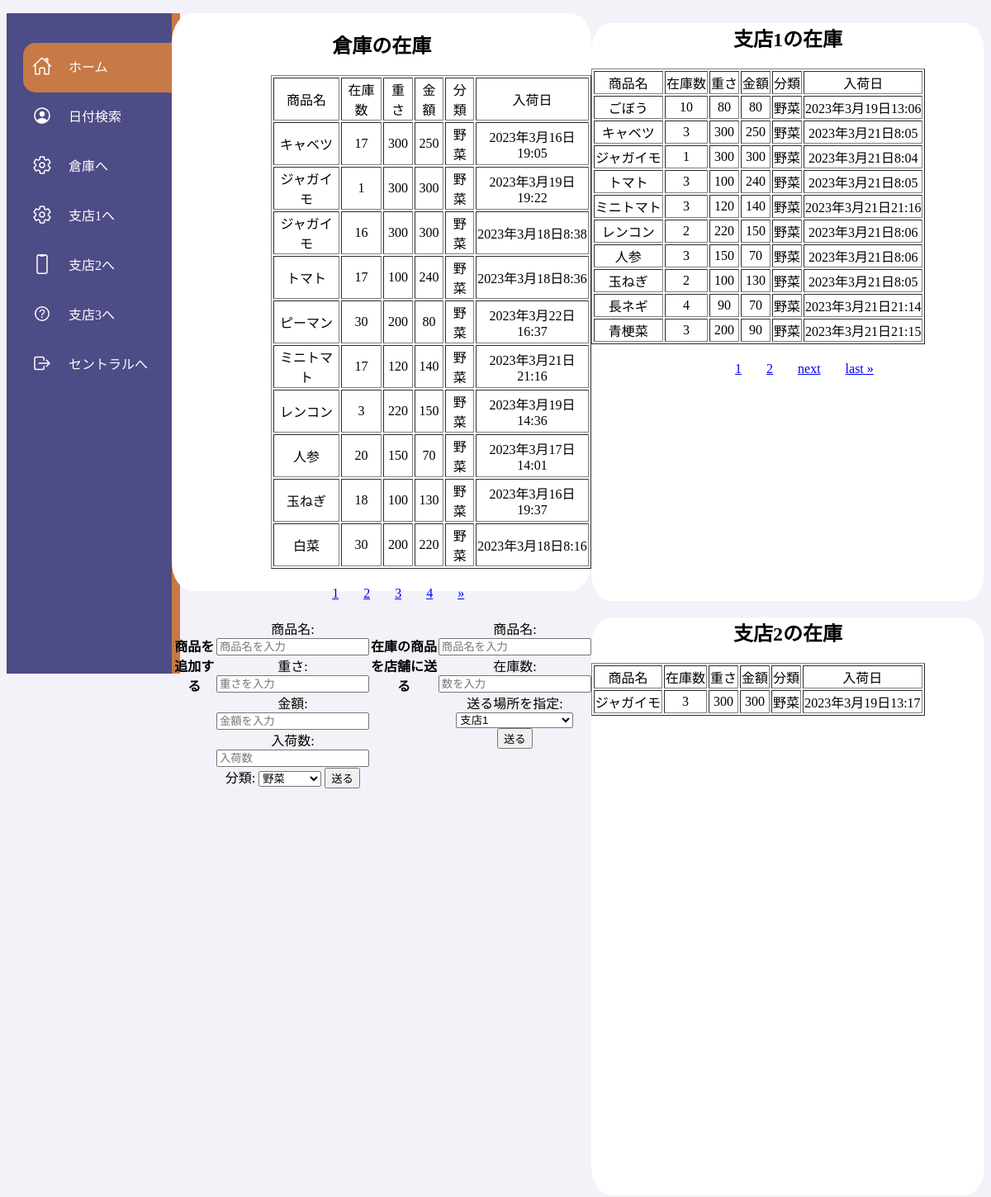
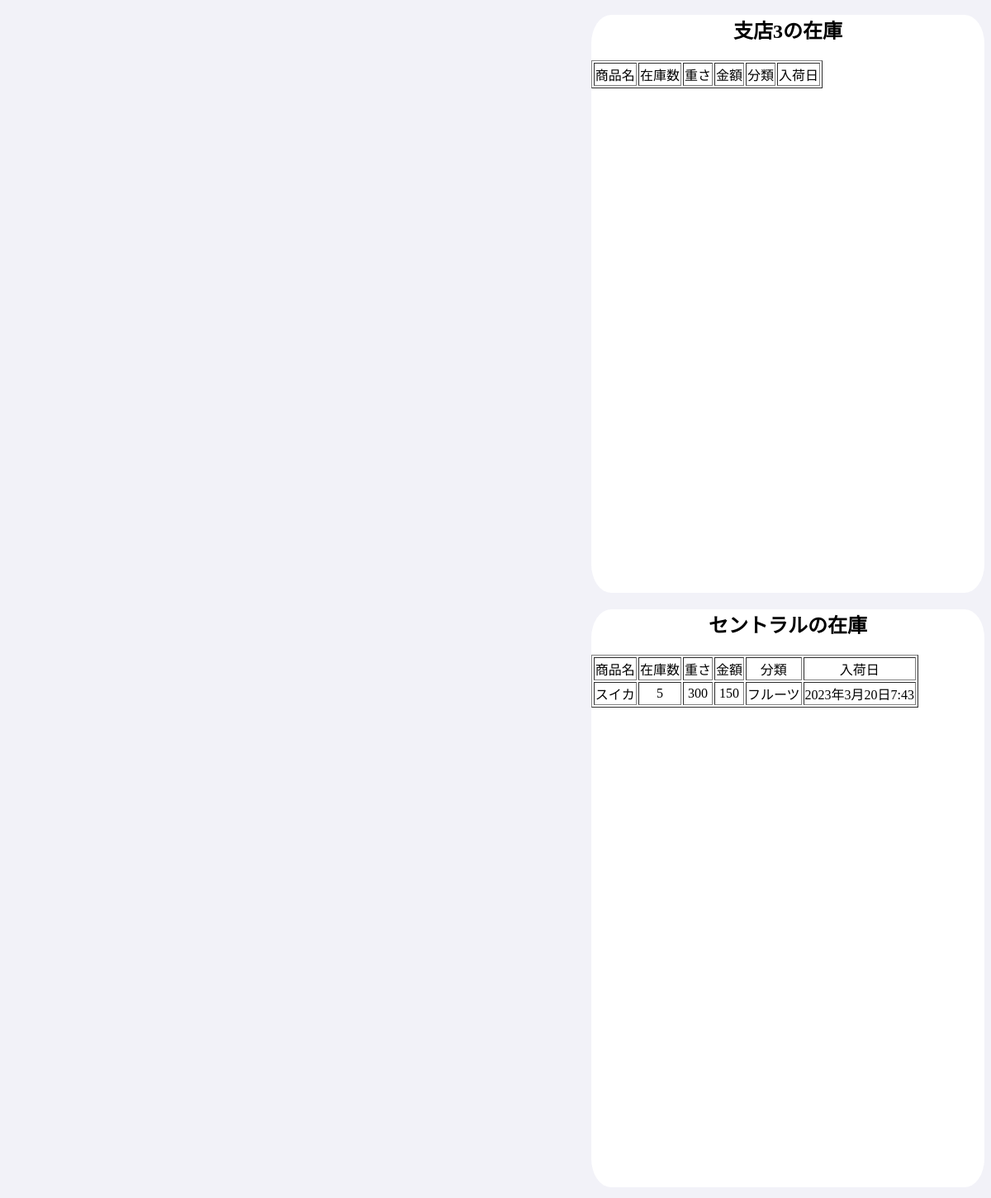
The page / on the database its author committed (2 pictures, top to bottom).
### app/models.py (models this page shows, shortened)
class Product(models.Model):
    SELECTION = [['野菜', '野菜'], ['肉類', '肉類'], ['フルーツ', 'フルーツ'], ['調味料', '調味料'], ['その他', 'その他']]
    name = models.CharField(max_length=255)
    weight = models.IntegerField()
    stock = models.IntegerField()
    cost = models.IntegerField()
    classification = models.CharField('分類', max_length=10, choices=SELECTION, default='その他')
    created_at = models.DateTimeField(auto_now_add=True)
    updated_at = models.DateTimeField(auto_now=True)

class Branch_one(models.Model):
    name = models.CharField(max_length=255)
    weight = models.IntegerField()
    stock = models.IntegerField()
    cost = models.IntegerField()
    classification = models.CharField('分類', max_length=10, default='その他')
    created_at = models.DateTimeField(auto_now_add=True)
    updated_at = models.DateTimeField(auto_now=True)

class Branch_two(models.Model):
    name = models.CharField(max_length=255)
    weight = models.IntegerField()
    stock = models.IntegerField()
    cost = models.IntegerField()
    classification = models.CharField('分類', max_length=10, default='その他')
    created_at = models.DateTimeField(auto_now_add=True)
    updated_at = models.DateTimeField(auto_now=True)

class Central_product(models.Model):
    name = models.CharField(max_length=255)
    weight = models.IntegerField()
    stock = models.IntegerField()
    cost = models.IntegerField()
    classification = models.CharField('分類', max_length=10, default='その他')
    created_at = models.DateTimeField(auto_now_add=True)
    updated_at = models.DateTimeField(auto_now=True)

### app/views.py (the view)
# urls.py: path('', views.ProductListView.as_view(), name='product_view'),
class ProductListView(generic.ListView):
    template_name = 'index.html'
    paginate_by = 10
    queryset = Product.objects.all().order_by('-classification', 'name', '-created_at')
    def get_context_data(self, **kwargs):
        context = super().get_context_data(**kwargs)
        context['branch_one_list'] = Branch_one.objects.all().order_by('-classification', 'name', '-created_at')
        context['branch_two_list'] = Branch_two.objects.all().order_by('-classification', 'name', '-created_at')
        context['branch_three_list'] = Branch_three.objects.all().order_by('-classification', 'name', '-created_at')
        context['central_list'] = Central_product.objects.all().order_by('-classification', 'name', '-created_at')
        branch_one_paginator = Paginator(context['branch_one_list'], 10)
        branch_one_page_number = self.request.GET.get('branch_one_page')
        branch_one_page_obj = branch_one_paginator.get_page(branch_one_page_number)
        context['branch_one_page_obj'] = branch_one_page_obj
        branch_two_paginator = Paginator(context['branch_two_list'], 10)
        branch_two_page_number = self.request.GET.get('branch_two_page')
        branch_two_page_obj = branch_two_paginator.get_page(branch_two_page_number)
        context['branch_two_page_obj'] = branch_two_page_obj
        branch_three_paginator = Paginator(context['branch_three_list'], 10)
        branch_three_page_number = self.request.GET.get('branch_three_page')
        branch_three_page_obj = branch_three_paginator.get_page(branch_three_page_number)
        context['branch_three_page_obj'] = branch_three_page_obj
        central_paginator = Paginator(context['central_list'], 10)
        central_page_number = self.request.GET.get('central_page')
        central_page_obj = central_paginator.get_page(central_page_number)
        context['central_page_obj'] = central_page_obj
        return context

### app/templates/index.html (shortened to what this page needs)
{% extends 'base.html' %}
{% block content %}
<div class="main post">
    <div class="container ">
        <h2>倉庫の在庫</h2>
        <table border="1" >
            <tr>
                <td>商品名</td>
                <td>在庫数</td>
                <td>重さ</td>
                <td>金額</td>
                <td>分類</td>
                <td>入荷日</td>
            </tr>
            {% for product in object_list %}
            <tr>
                <td>{{ product.name }}</td>
                <td>{{ product.stock }}</td>
                <td>{{ product.weight }}</td>
                <td>{{ product.cost }}</td>
                <td>{{ product.classification }}</td>
                <td>{{ product.created_at }}</td>
            </tr>
            {% endfor %}
        </table>
        {% if is_paginated %}
            <ul class="pagination">
            {% for page_num in page_obj.paginator.page_range %}
                {% if page_obj.number == page_num %}
                    <li class="page-item active"><a class="page-link" href="#">{{ page_num }}</a></li>
                {% else %}
                    <li class="page-item"><a class="page-link" href="?page={{ page_num }}">{{ page_num }}</a></li>
                {% endif %}
            {% endfor %}
            {% if page_obj.has_next %}
                <li class="page-item">
                    <a class="page-link" href="?page={{ page_obj.next_page_number }}">
                        <span aria-hidden="true">&raquo;</span>
                    </a>
                </li>
            {% endif %}
            </ul>
        {% endif %}
        <div class="create">
            <h4>商品を追加する</h4>
            <form method="POST" action="{% url 'app:create' %}">
                <label for="name">商品名:</label>
                <input type="text" name="name" id="name" required placeholder="商品名を入力">
                <br>
                <label for="weight">重さ:</label>
                <input type="number" name="weight" id="weight" min="0" required placeholder="重さを入力">
                <br>
                <label for="cost">金額:</label>
                <input type="number" name="cost" id="cost" min="0" required placeholder="金額を入力">
                <br>
                <label for="stock">入荷数:</label>
                <input type="number" name="stock" id="stock" min="0" required placeholder="入荷数">
                <br>
                <label for="classification">分類:</label>
                <select name="classification">
                    <option value="野菜">野菜</option>
                </select>
                <input type="submit" value="送る">
            </form>
            <h4>在庫の商品を店舗に送る</h4>
            <form method="POST" action="{% url 'app:more' %}">
                <label for="name">商品名:</label>
                <input type="text" name="name" id="name" required placeholder="商品名を入力">
                <br>
                <label for="stock">在庫数:</label>
                <input type="number" name="stock" id="stock" min="0" required placeholder="数を入力">
                <br>
                <label for="product">送る場所を指定:</label>
                <select name="product">
                    <option value="Branch_one">支店1</option>
                </select>
                <input type="submit" value="送る">
            </form>
        </div>
    </div>
</div>
<div class="box-branch">
    <div class="one">
        <h2>支店1の在庫</h2>
        <table border="1" >
            <tr>
                <td>商品名</td>
                <td>在庫数</td>
                <td>重さ</td>
                <td>金額</td>
                <td>分類</td>
                <td>入荷日</td>
            </tr>
            {% for branch_one in branch_one_page_obj %}
            <tr>
                <td>{{ branch_one.name }}</td>
                <td>{{ branch_one.stock }}</td>
                <td>{{ branch_one.weight }}</td>
                <td>{{ branch_one.cost }}</td>
                <td>{{ branch_one.classification }}</td>
                <td>{{ branch_one.created_at }}</td>
            </tr>
            {% endfor %}
        </table>
        {% if branch_one_page_obj.has_other_pages %}
        <ul class="pagination">
        {% for page_num in branch_one_page_obj.paginator.page_range %}
            {% if branch_one_page_obj.number == page_num %}
                <li class="page-item active"><a class="page-link" href="#">{{ page_num }}</a></li>
            {% else %}
                <li class="page-item"><a class="page-link" href="?branch_one_page={{ page_num }}">{{ page_num }}</a></li>
            {% endif %}
        {% endfor %}
        {% if branch_one_page_obj.has_next %}
            <li class="page-item">
                <a class="page-link" href="?branch_one_page={{ branch_one_page_obj.next_page_number }}">next</a>
            </li>
            <li class="page-item">
                <a class="page-link" href="?branch_one_page={{ branch_one_page_obj.paginator.num_pages }}">last &raquo;</a>
            </li>
        {% endif %}
        </ul>
        {% endif %}
    </div>
    <div class="one">
        <h2>支店2の在庫</h2>
        <table border="1" >
            <tr>
                <td>商品名</td>
                <td>在庫数</td>
                <td>重さ</td>
                <td>金額</td>
                <td>分類</td>
                <td>入荷日</td>
            </tr>
            {% for branch_two in branch_two_page_obj %}
            <tr>
                <td>{{ branch_two.name }}</td>
                <td>{{ branch_two.stock }}</td>
                <td>{{ branch_two.weight }}</td>
                <td>{{ branch_two.cost }}</td>
                <td>{{ branch_two.classification }}</td>
                <td>{{ branch_two.created_at }}</td>
            </tr>
            {% endfor %}
        </table>
    </div>
    <div class="one">
        <h2>支店3の在庫</h2>
        <table border="1" >
            <tr>
                <td>商品名</td>
                <td>在庫数</td>
                <td>重さ</td>
                <td>金額</td>
                <td>分類</td>
                <td>入荷日</td>
            </tr>
        </table>
    </div>
    <div class="one">
        <h2>セントラルの在庫</h2>
        <table border="1" >
            <tr>
                <td>商品名</td>
                <td>在庫数</td>
                <td>重さ</td>
                <td>金額</td>
                <td>分類</td>
                <td>入荷日</td>
            </tr>
            {% for central_product in central_page_obj %}
            <tr>
                <td>{{ central_product.name }}</td>
                <td>{{ central_product.stock }}</td>
                <td>{{ central_product.weight }}</td>
                <td>{{ central_product.cost }}</td>
                <td>{{ central_product.classification }}</td>
                <td>{{ central_product.created_at }}</td>
            </tr>
            {% endfor %}
        </table>
    </div>
</div>
{% endblock %}

### app/templates/base.html (shortened to what this page needs)
<!DOCTYPE html>
{% load static %}
<html lang="en">
<head>
    <link href="{% static 'style.css' %}" rel="stylesheet" />
</head>
<body>
    <div class="box">
        <div class="navigation post">
            <ul>
                <li class="list active">
                    <a href="{% url 'app:product_view' %}">
                        <span class="icon"><ion-icon name="home-outline"></ion-icon></span>
                        <span class="title">ホーム</span>
                    </a>
                </li>
                <li class="list">
                    <a href="{% url 'app:search' %}">
                        <span class="icon"><ion-icon name="person-circle-outline"></ion-icon></span>
                        <span class="title">日付検索</span>
                    </a>
                </li>
                <li class="list">
                    <a href="{% url 'app:list_warehouse' %}">
                        <span class="icon"><ion-icon name="settings-outline"></ion-icon></span>
                        <span class="title">倉庫へ</span>
                    </a>
                </li>
                <li class="list">
                    <a href="{% url 'app:list_one' %}">
                        <span class="icon"><ion-icon name="settings-outline"></ion-icon></span>
                        <span class="title">支店1へ</span>
                    </a>
                </li>
                <li class="list">
                    <a href="{% url 'app:list_two' %}">
                        <span class="icon"><ion-icon name="phone-portrait-outline"></ion-icon></span>
                        <span class="title">支店2へ</span>
                    </a>
                </li>
                <li class="list">
                    <a href="{% url 'app:list_three' %}">
                        <span class="icon"><ion-icon name="help-circle-outline"></ion-icon></span>
                        <span class="title">支店3へ</span>
                    </a>
                </li>
                <li class="list">
                    <a href="{% url 'app:list_central' %}">
                        <span class="icon"><ion-icon name="log-out-outline"></ion-icon></span>
                        <span class="title">セントラルへ</span>
                    </a>
                </li>
            </ul>
        </div>
            {% block content %}
            {% endblock %}
    </div>
</body>
</html>

### static/style.css (style rules this page uses)
body { background-color: #e0e0ed63; }
.box { display: flex; justify-content: space-between; }
.navigation { position: fixed; left: 0; top: 0; height: 100vh; width: 200px; position: relative; background-color: #4d4c86; box-shadow: 10px 0 0 #c77946; border-left: 10px solid #4d4c86; overflow-x: hidden; }
.navigation ul { position: absolute; top: 0; left: 0; width: 100%; padding-top: 20px; padding-left: 10px; }
.navigation ul li { list-style: none; display: block; width: 100%; position: relative; border-radius: 15px; }
.navigation ul li a { text-decoration: none; color: white; width: 100%; display: flex; position: relative; }
.navigation ul li a .icon { display: block; min-width: 45px; height: 60px; line-height: 70px; text-align: center; }
.navigation ul li a .icon ion-icon { font-size: 1.5rem; }
.navigation ul li a .title { padding-left: 10px; height: 60px; line-height: 60px; white-space: nowrap; }
.navigation ul li.active { background-color: #c77946; }
.navigation ul li.active::before { content: ""; position: absolute; width: 30px; height: 30px; top: -30px; right: 0; border-radius: 50%; box-shadow: 15px 15px 0 #c77946; }
.navigation ul li.active::after { content: ""; position: absolute; width: 30px; height: 30px; top: 60px; right: 0; border-radius: 50%; box-shadow: 15px -15px 0 #c77946; }
.main { display: flex; background: white; border-radius: 5%; text-align: center; width: 45%; height: 700px; }
.container table { margin-left: 120px; justify-content: center; }
.pagination { display: flex; justify-content: center; }
.page-item { display: inline-block; margin: 0 5px; }
.page-link { display: block; padding: 5px 10px; }
.create { display: flex; }
.post { position: sticky; top: 1rem; }
.box-branch { width: 500px; }
.one { text-align: center; height: 700px; background: white; border-radius: 5%; margin-top: 5px; margin-bottom: 5px; }

### rows shown on the page
Product: name "キャベツ", stock "17", weight "300", cost "250", classification "野菜", created_at "2023年3月16日19:05"
Product: name "ジャガイモ", stock "1", weight "300", cost "300", classification "野菜", created_at "2023年3月19日19:22"
Product: name "ジャガイモ", stock "16", weight "300", cost "300", classification "野菜", created_at "2023年3月18日8:38"
Product: name "トマト", stock "17", weight "100", cost "240", classification "野菜", created_at "2023年3月18日8:36"
Product: name "ピーマン", stock "30", weight "200", cost "80", classification "野菜", created_at "2023年3月22日16:37"
Product: name "ミニトマト", stock "17", weight "120", cost "140", classification "野菜", created_at "2023年3月21日21:16"
Product: name "レンコン", stock "3", weight "220", cost "150", classification "野菜", created_at "2023年3月19日14:36"
Product: name "人参", stock "20", weight "150", cost "70", classification "野菜", created_at "2023年3月17日14:01"
Product: name "玉ねぎ", stock "18", weight "100", cost "130", classification "野菜", created_at "2023年3月16日19:37"
Product: name "白菜", stock "30", weight "200", cost "220", classification "野菜", created_at "2023年3月18日8:16"
Branch_one: name "ごぼう", stock "10", weight "80", cost "80", classification "野菜", created_at "2023年3月19日13:06"
Branch_one: name "キャベツ", stock "3", weight "300", cost "250", classification "野菜", created_at "2023年3月21日8:05"
Branch_one: name "ジャガイモ", stock "1", weight "300", cost "300", classification "野菜", created_at "2023年3月21日8:04"
Branch_one: name "トマト", stock "3", weight "100", cost "240", classification "野菜", created_at "2023年3月21日8:05"
Branch_one: name "ミニトマト", stock "3", weight "120", cost "140", classification "野菜", created_at "2023年3月21日21:16"
Branch_one: name "レンコン", stock "2", weight "220", cost "150", classification "野菜", created_at "2023年3月21日8:06"
Branch_one: name "人参", stock "3", weight "150", cost "70", classification "野菜", created_at "2023年3月21日8:06"
Branch_one: name "玉ねぎ", stock "2", weight "100", cost "130", classification "野菜", created_at "2023年3月21日8:05"
Branch_one: name "長ネギ", stock "4", weight "90", cost "70", classification "野菜", created_at "2023年3月21日21:14"
Branch_one: name "青梗菜", stock "3", weight "200", cost "90", classification "野菜", created_at "2023年3月21日21:15"
Branch_two: name "ジャガイモ", stock "3", weight "300", cost "300", classification "野菜", created_at "2023年3月19日13:17"
Central_product: name "スイカ", stock "5", weight "300", cost "150", classification "フルーツ", created_at "2023年3月20日7:43"

### other values the page prints
{{ page_num }} "1"
{{ page_num }} "2" "3" "4"
{{ page_num }} "2"
